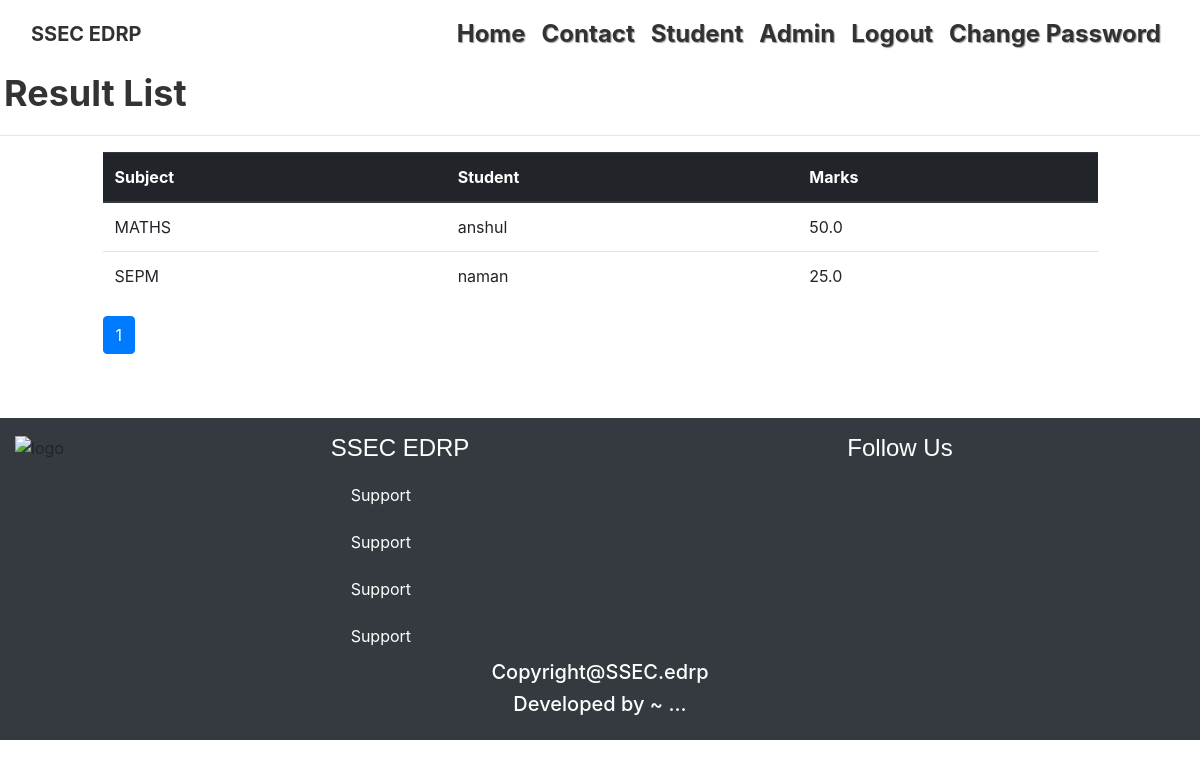
Page /college/results/ (signed in) on the committed database.
### college/models.py (models this page shows, shortened)
class Results(models.Model):
    subject = models.CharField(max_length=100)
    marks = models.FloatField(default=0, validators=[MinValueValidator(0), MaxValueValidator(100)])
    comment = models.TextField()
    student = models.ForeignKey(Student, on_delete=models.CASCADE)

class Student(models.Model):
    name = models.CharField(max_length=100)
    branch = models.ForeignKey(Branch, on_delete=models.CASCADE, null=True)
    sem = models.IntegerField(default=1,  choices=((1,1), (2,2), (3,3), (4,4), (5,5), (6,6), (7,7), (8,8)))
    rn = models.IntegerField(validators=[MinValueValidator(1)], null=True)
    phone_no = models.CharField(validators=[RegexValidator("^0?[6-9]{1}\d{9}$")]  ,max_length=20,null=True)
    marks_10=models.FloatField(default=0, validators=[MinValueValidator(0), MaxValueValidator(100)])
    marks_12=models.FloatField(default=0, validators=[MinValueValidator(0), MaxValueValidator(100)])
    marks_aggr=models.FloatField(default=0, validators=[MinValueValidator(0), MaxValueValidator(100)])
    email=models.EmailField()
    skills=models.TextField(null=True,blank=True)
    user = models.ForeignKey(User, on_delete=models.CASCADE)
    def __str__(self):
        return self.name

### college/views.py (the view)
@method_decorator(login_required, name='dispatch')
class ResultsList(ListView):
    model = Results
    def get_queryset(self):
        if self.request.user.is_superuser:
            return Results.objects.all().filter().order_by('-id')
        else:
            st = Student.objects.filter(user=self.request.user.id)[0]
            return Results.objects.all().filter(student_id=st.id).order_by('-id')
    paginate_by = 5

### college/myctxproc.py (called while the page is built)
def ctxproc(request):
    st = None
    stList = Student.objects.filter(user=request.user.id)
    if len(stList)>0:
        st = stList[0]
    return {'student': st}

### college/templates/college/results_list.html
{% extends 'base.html' %}
{% load static %}
{% block content %}
<h1 class="myhead1">Result List</h1>
<hr>
<div class="row">
<div class="col-sm-10 offset-sm-1">
<table class="table table-hover">
<thead class="thead-dark">
<tr><th>Subject</th><th>Student</th><th>Marks</th></tr>
</thead>
{%  for n1 in object_list %}
<tr class="clickable-row" data-href="{% url 'rdet' n1.id %}"><td>{{n1.subject}}</td><td>{{n1.student}}</td><td>{{n1.marks}}</td></tr>
{%  endfor %}
</table>
<ul class="pagination">
    {% for no in paginator.page_range %}
    {% if no|stringformat:'i'  == request.GET.page  %}
	    <li class="page-item active"><a class="page-link" href="?page={{ no }}">{{ no }}</a></li>
    {% else %}
    		{% if no == 1 and request.GET.page == null  %}
			    <li class="page-item active"><a class="page-link" href="?page={{ no }}">{{ no }}</a></li>
		    {% else %}
			    <li class="page-item"><a class="page-link" href="?page={{ no }}">{{ no }}</a></li>
		  	{% endif %}
  	{% endif %}
	{% endfor %}
</ul>
</div>
</div>
{% endblock %}

### college/static/style.css (style rules this page uses)
.myhead1 { color: #333333; font-size: 36px; font-weight: bold; text-shadow: white 2px 2px 2px; padding: 4px; }

### rows in the picture
Results: subject "MATHS", student "anshul", marks "50.0"
Results: subject "SEPM", student "naman", marks "25.0"

### other values in the picture
{{ no }} "1"
